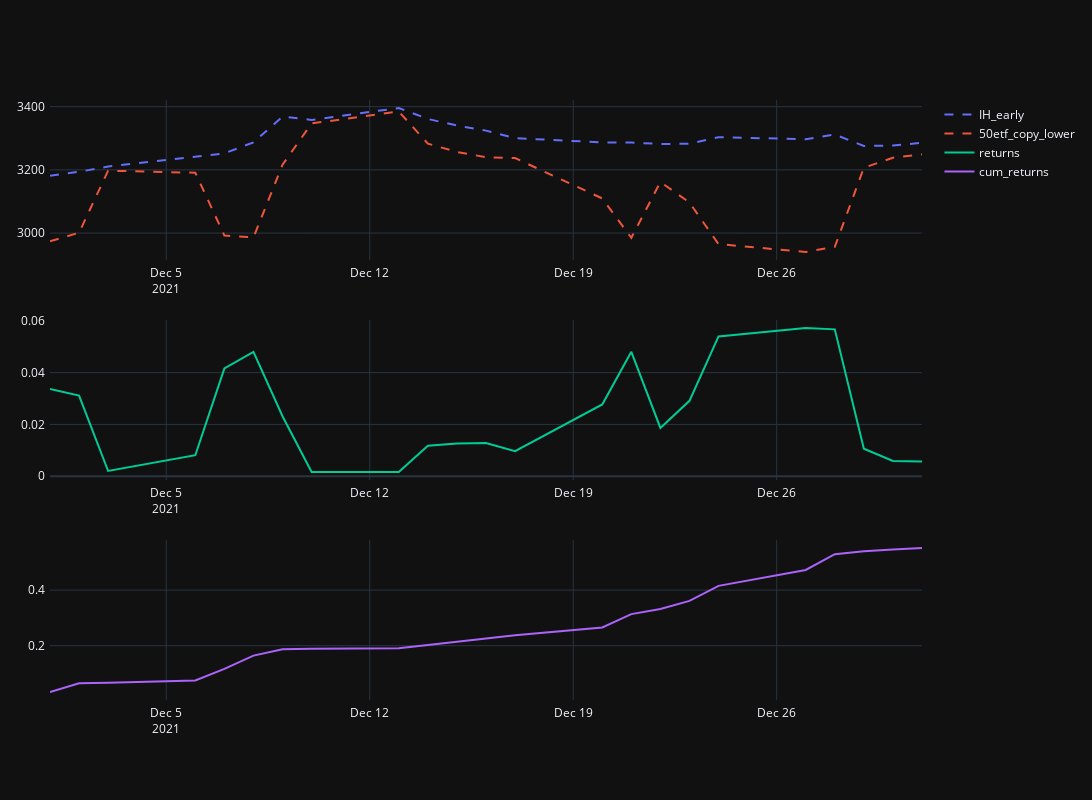

Notebook code for this chart:
### Code cell
colors = px.colors.qualitative.Plotly
import plotly.subplots as sp

figure = sp.make_subplots(rows=3, cols=1)

figure.append_trace(go.Scatter(x=stocks_price['id'], y=stocks_price['IH_early'],
                               mode='lines', line=dict(color=colors[0], dash='dash'), name="IH_early"),
                    row=1, col=1)
figure.append_trace(go.Scatter(x=stocks_price['id'], y=stocks_price['50etf_copy_lower'],
                               mode='lines', line=dict(color=colors[1], dash='dash'), name="50etf_copy_lower"),
                    row=1, col=1)

figure.append_trace(go.Scatter(x=stocks_price['id'], y=stocks_price['returns'],
                               mode='lines', line=dict(color=colors[2]), name="returns"),
                    row=2, col=1)
figure.append_trace(go.Scatter(x=stocks_price['id'], y=stocks_price['cum_returns'],
                               mode='lines', line=dict(color=colors[3]), name="cum_returns"),
                    row=3, col=1)

figure.update_layout(autosize=False, width=1200, height=800, margin=dict(l=50, r=50, b=100, t=100, pad=4))
figure.show(width=16, height=16)

### Figure 1 — Plotly figure (JSON) as saved in the notebook; plotly's stock layout.template omitted (floating-point values rounded to 4 significant figures)
{"data": [{"line": {"color": "#636EFA", "dash": "dash"}, "mode": "lines", "name": "IH_early", "x": ["2021-12-01T00:00:00", "2021-12-02T00:00:00", "2021-12-03T00:00:00", "2021-12-06T00:00:00", "2021-12-07T00:00:00", "2021-12-08T00:00:00", "2021-12-09T00:00:00", "2021-12-10T00:00:00", "2021-12-13T00:00:00", "2021-12-14T00:00:00", "2021-12-15T00:00:00", "2021-12-16T00:00:00", "2021-12-17T00:00:00", "2021-12-20T00:00:00", "2021-12-21T00:00:00", "2021-12-22T00:00:00", "2021-12-23T00:00:00", "2021-12-24T00:00:00", "2021-12-27T00:00:00", "2021-12-28T00:00:00", "2021-12-29T00:00:00", "2021-12-30T00:00:00", "2021-12-31T00:00:00"], "y": [3181.0, 3194.0, 3210.0, 3243.0, 3252.0, 3287.0, 3369.0, 3358.0, 3396.0, 3361.0, 3340.0, 3324.0, 3300.0, 3287.0, 3286.0, 3282.0, 3282.0, 3303.0, 3297.0, 3312.0, 3276.0, 3277.0, 3286.0], "type": "scatter", "xaxis": "x", "yaxis": "y"}, {"line": {"color": "#EF553B", "dash": "dash"}, "mode": "lines", "name": "50etf_copy_lower", "x": ["2021-12-01T00:00:00", "2021-12-02T00:00:00", "2021-12-03T00:00:00", "2021-12-06T00:00:00", "2021-12-07T00:00:00", "2021-12-08T00:00:00", "2021-12-09T00:00:00", "2021-12-10T00:00:00", "2021-12-13T00:00:00", "2021-12-14T00:00:00", "2021-12-15T00:00:00", "2021-12-16T00:00:00", "2021-12-17T00:00:00", "2021-12-20T00:00:00", "2021-12-21T00:00:00", "2021-12-22T00:00:00", "2021-12-23T00:00:00", "2021-12-24T00:00:00", "2021-12-27T00:00:00", "2021-12-28T00:00:00", "2021-12-29T00:00:00", "2021-12-30T00:00:00", "2021-12-31T00:00:00"], "y": [2974.0, 3001.0, 3197.0, 3191.0, 2992.0, 2986.0, 3216.0, 3347.0, 3385.0, 3283.0, 3257.0, 3240.0, 3237.0, 3109.0, 2985.0, 3162.0, 3097.0, 2965.0, 2940.0, 2956.0, 3207.0, 3238.0, 3249.0], "type": "scatter", "xaxis": "x", "yaxis": "y"}, {"line": {"color": "#00CC96"}, "mode": "lines", "name": "returns", "x": ["2021-12-01T00:00:00", "2021-12-02T00:00:00", "2021-12-03T00:00:00", "2021-12-06T00:00:00", "2021-12-07T00:00:00", "2021-12-08T00:00:00", "2021-12-09T00:00:00", "2021-12-10T00:00:00", "2021-12-13T00:00:00", "2021-12-14T00:00:00", "2021-12-15T00:00:00", "2021-12-16T00:00:00", "2021-12-17T00:00:00", "2021-12-20T00:00:00", "2021-12-21T00:00:00", "2021-12-22T00:00:00", "2021-12-23T00:00:00", "2021-12-24T00:00:00", "2021-12-27T00:00:00", "2021-12-28T00:00:00", "2021-12-29T00:00:00", "2021-12-30T00:00:00", "2021-12-31T00:00:00"], "y": [0.03365, 0.03112, 0.002019, 0.008108, 0.04165, 0.04797, 0.02315, 0.001667, 0.001628, 0.01175, 0.01268, 0.01281, 0.009645, 0.02773, 0.04804, 0.01865, 0.0291, 0.05397, 0.05722, 0.05669, 0.01061, 0.005906, 0.005653], "type": "scatter", "xaxis": "x2", "yaxis": "y2"}, {"line": {"color": "#AB63FA"}, "mode": "lines", "name": "cum_returns", "x": ["2021-12-01T00:00:00", "2021-12-02T00:00:00", "2021-12-03T00:00:00", "2021-12-06T00:00:00", "2021-12-07T00:00:00", "2021-12-08T00:00:00", "2021-12-09T00:00:00", "2021-12-10T00:00:00", "2021-12-13T00:00:00", "2021-12-14T00:00:00", "2021-12-15T00:00:00", "2021-12-16T00:00:00", "2021-12-17T00:00:00", "2021-12-20T00:00:00", "2021-12-21T00:00:00", "2021-12-22T00:00:00", "2021-12-23T00:00:00", "2021-12-24T00:00:00", "2021-12-27T00:00:00", "2021-12-28T00:00:00", "2021-12-29T00:00:00", "2021-12-30T00:00:00", "2021-12-31T00:00:00"], "y": [0.03365, 0.06476, 0.06678, 0.07489, 0.1165, 0.1645, 0.1877, 0.1893, 0.191, 0.2027, 0.2154, 0.2282, 0.2378, 0.2656, 0.3136, 0.3322, 0.3613, 0.4153, 0.4725, 0.5292, 0.5398, 0.5457, 0.5514], "type": "scatter", "xaxis": "x3", "yaxis": "y3"}], "layout": {"xaxis": {"anchor": "y", "domain": [0.0, 1.0]}, "yaxis": {"anchor": "x", "domain": [0.7333, 1.0]}, "xaxis2": {"anchor": "y2", "domain": [0.0, 1.0]}, "yaxis2": {"anchor": "x2", "domain": [0.3667, 0.6333]}, "xaxis3": {"anchor": "y3", "domain": [0.0, 1.0]}, "yaxis3": {"anchor": "x3", "domain": [0.0, 0.2667]}, "margin": {"l": 50, "r": 50, "b": 100, "t": 100, "pad": 4}, "autosize": false, "width": 1200, "height": 800}}
